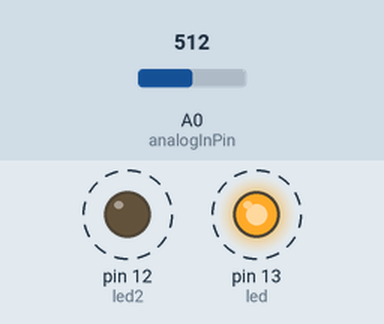
Simulated run of this sketch. Board: Arduino Uno, built with avr-gcc and run on an emulated ATmega328P. Shown: output pins drawn as LEDs (lit = HIGH). Dashed ring = blinking. The inputs (shaded band) are chosen by the test bench; at power-on: A0 (analogInPin) = 512. What the sketch prints to the serial monitor is not drawn.

Above: at 0.2 s.
Timing chart, 0 to 3.0 s (numbered marks = the images above):
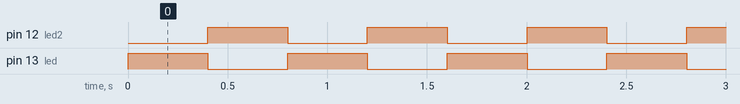

The sketch:

analog_test.ino
```cpp
#include <Servo.h>


// Throttle Pot
const int analogInPin = 0;
int led = 13;
int led2 = 12;
bool state = 0;
//Servo mservo;

int sensorValue = 0;        // value read from the pot
int outputValue = 0;        // value output as %
//int servoValue = 0;

void setup() {

  pinMode(led, OUTPUT);
  pinMode(led2, OUTPUT);
  // initialize serial communications at 9600 bps:
  Serial.begin(9600);
  //mservo.attach(3);
}


void loop() {

  // read the analog in value:
  sensorValue = analogRead(analogInPin);

  // map it to the range of the analog out:
  outputValue = map(sensorValue, 0, 1023, 0, 100);
  //servoValue =  map(sensorValue, 0, 1023, 0, 170);

  //## NOTE ## Not using prinln() == 10,13.. using \n = 10 instead
  Serial.print(outputValue);
  Serial.print("\n");

  state = !state;
  digitalWrite(led, state);
  digitalWrite(led2, !state);
  delay(400);

// mservo.write(servoValue);
 //delay(10);
}
```

Measured:
- by itself, pin 12 (led2), pin 13 (led): alternates HIGH for 0.40 s and LOW for 0.40 s
